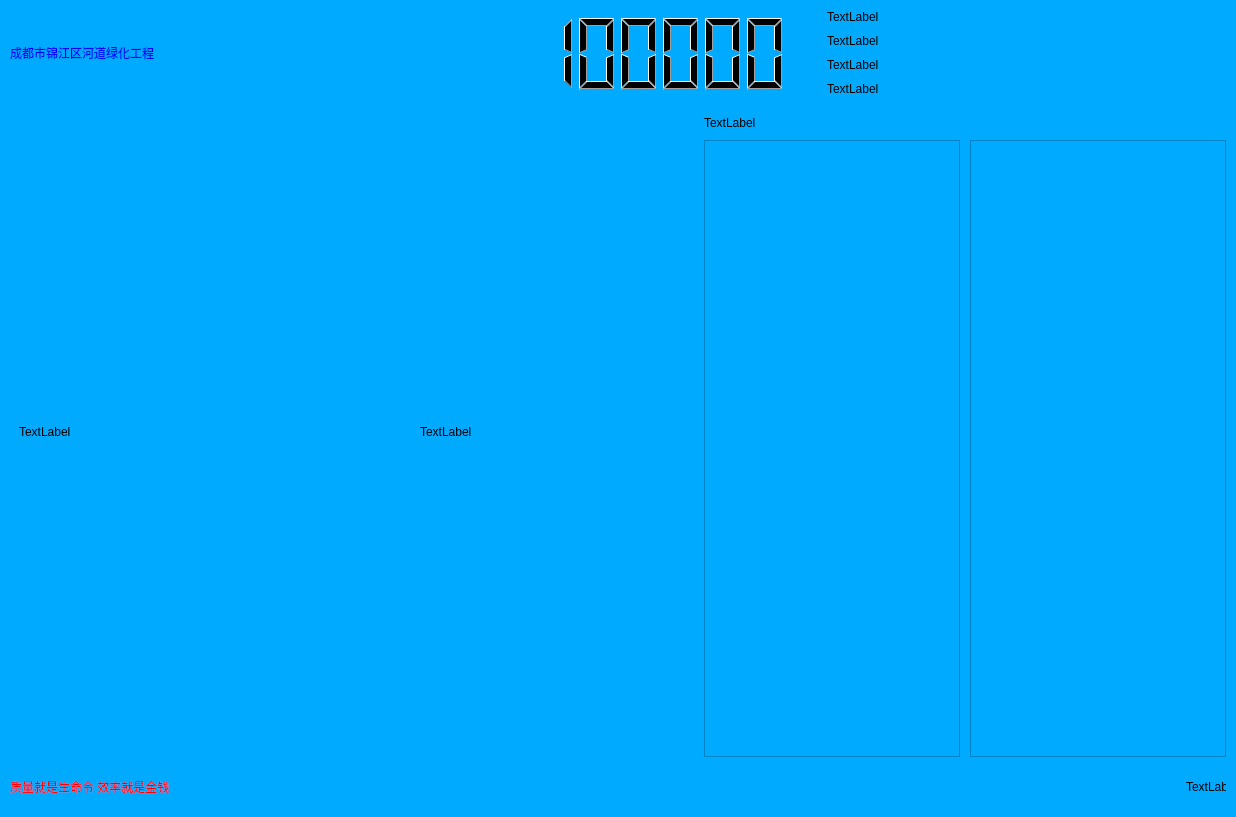
<?xml version="1.0" encoding="UTF-8"?>
<ui version="4.0">
 <class>Form</class>
 <widget class="QWidget" name="Form">
  <property name="geometry">
   <rect>
    <x>0</x>
    <y>0</y>
    <width>1236</width>
    <height>817</height>
   </rect>
  </property>
  <property name="sizePolicy">
   <sizepolicy hsizetype="Expanding" vsizetype="Expanding">
    <horstretch>0</horstretch>
    <verstretch>0</verstretch>
   </sizepolicy>
  </property>
  <property name="windowTitle">
   <string>LCD Monitor</string>
  </property>
  <property name="windowIcon">
   <iconset resource="../resource.qrc">
    <normaloff>:/ico/resource/ico/lcd.png</normaloff>:/ico/resource/ico/lcd.png</iconset>
  </property>
  <property name="styleSheet">
   <string notr="true">background-color: rgb(0, 170, 255);</string>
  </property>
  <layout class="QVBoxLayout" name="verticalLayout_3">
   <property name="spacing">
    <number>10</number>
   </property>
   <property name="leftMargin">
    <number>10</number>
   </property>
   <property name="topMargin">
    <number>10</number>
   </property>
   <property name="rightMargin">
    <number>10</number>
   </property>
   <property name="bottomMargin">
    <number>10</number>
   </property>
   <item>
    <layout class="QHBoxLayout" name="hlayout_top">
     <item>
      <widget class="QLabel" name="label_title">
       <property name="styleSheet">
        <string notr="true">color: rgb(0, 0, 255);
font: 36pt &quot;方正姚体&quot;;</string>
       </property>
       <property name="text">
        <string>成都市锦江区河道绿化工程</string>
       </property>
       <property name="alignment">
        <set>Qt::AlignLeading|Qt::AlignLeft|Qt::AlignVCenter</set>
       </property>
      </widget>
     </item>
     <item>
      <widget class="QLCDNumber" name="lcdNumber">
       <property name="frameShape">
        <enum>QFrame::NoFrame</enum>
       </property>
       <property name="digitCount">
        <number>8</number>
       </property>
       <property name="segmentStyle">
        <enum>QLCDNumber::Filled</enum>
       </property>
       <property name="intValue" stdset="0">
        <number>20191211</number>
       </property>
      </widget>
     </item>
     <item>
      <layout class="QGridLayout" name="gridLayout">
       <item row="0" column="0">
        <widget class="QLabel" name="label_2">
         <property name="text">
          <string>TextLabel</string>
         </property>
        </widget>
       </item>
       <item row="1" column="0">
        <widget class="QLabel" name="label_8">
         <property name="text">
          <string>TextLabel</string>
         </property>
        </widget>
       </item>
       <item row="3" column="0">
        <widget class="QLabel" name="label">
         <property name="text">
          <string>TextLabel</string>
         </property>
        </widget>
       </item>
       <item row="2" column="0">
        <widget class="QLabel" name="label_9">
         <property name="text">
          <string>TextLabel</string>
         </property>
        </widget>
       </item>
      </layout>
     </item>
    </layout>
   </item>
   <item>
    <layout class="QHBoxLayout" name="hlayout_center" stretch="0,1">
     <item>
      <layout class="QGridLayout" name="gLayout_left">
       <item row="0" column="0">
        <widget class="QWidget" name="widget" native="true">
         <property name="minimumSize">
          <size>
           <width>400</width>
           <height>0</height>
          </size>
         </property>
         <property name="maximumSize">
          <size>
           <width>400</width>
           <height>16777215</height>
          </size>
         </property>
         <layout class="QGridLayout" name="gridLayout_2">
          <item row="0" column="0">
           <widget class="QLabel" name="label_7">
            <property name="text">
             <string>TextLabel</string>
            </property>
           </widget>
          </item>
         </layout>
        </widget>
       </item>
      </layout>
     </item>
     <item>
      <layout class="QHBoxLayout" name="hlayout_main" stretch="2,0">
       <item>
        <layout class="QVBoxLayout" name="vlayout_mid">
         <item>
          <widget class="QLabel" name="label_3">
           <property name="text">
            <string>TextLabel</string>
           </property>
          </widget>
         </item>
         <item>
          <layout class="QFormLayout" name="formLayout_2"/>
         </item>
         <item>
          <layout class="QFormLayout" name="formLayout"/>
         </item>
        </layout>
       </item>
       <item>
        <layout class="QVBoxLayout" name="vlayout_right">
         <item>
          <widget class="QWidget" name="widget_2" native="true"/>
         </item>
         <item>
          <widget class="QLabel" name="label_4">
           <property name="text">
            <string>TextLabel</string>
           </property>
          </widget>
         </item>
         <item>
          <layout class="QHBoxLayout" name="horizontalLayout_2">
           <item>
            <widget class="QListView" name="listView_2"/>
           </item>
           <item>
            <widget class="QListView" name="listView"/>
           </item>
          </layout>
         </item>
        </layout>
       </item>
      </layout>
     </item>
    </layout>
   </item>
   <item>
    <layout class="QHBoxLayout" name="hlayout_botton">
     <item>
      <widget class="QLabel" name="label_logo">
       <property name="styleSheet">
        <string notr="true">font: 28pt &quot;华文新魏&quot;;
color: rgb(255, 0, 0);</string>
       </property>
       <property name="text">
        <string>质量就是生命令 效率就是金钱</string>
       </property>
      </widget>
     </item>
     <item>
      <widget class="QLabel" name="label_menu">
       <property name="sizePolicy">
        <sizepolicy hsizetype="Fixed" vsizetype="Fixed">
         <horstretch>0</horstretch>
         <verstretch>0</verstretch>
        </sizepolicy>
       </property>
       <property name="minimumSize">
        <size>
         <width>40</width>
         <height>40</height>
        </size>
       </property>
       <property name="maximumSize">
        <size>
         <width>40</width>
         <height>40</height>
        </size>
       </property>
       <property name="text">
        <string>TextLabel</string>
       </property>
      </widget>
     </item>
    </layout>
   </item>
  </layout>
 </widget>
 <resources>
  <include location="../resource.qrc"/>
 </resources>
 <connections/>
</ui>
